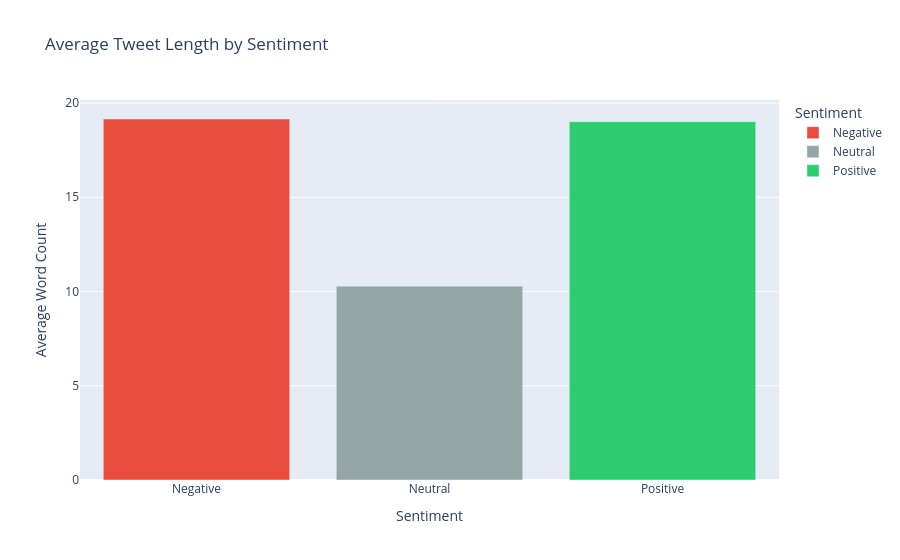

Source (notebook cell):
### Code cell
# Add a column for tweet length
df['tweet_length'] = df['content'].apply(lambda x: len(str(x).split()))

# Average tweet length by sentiment
length_by_sentiment = df.groupby('sentiment')['tweet_length'].mean().reset_index()
length_by_sentiment.columns = ['Sentiment', 'Average Word Count']

fig = px.bar(length_by_sentiment,
             x='Sentiment',
             y='Average Word Count',
             title='Average Tweet Length by Sentiment',
             color='Sentiment',
             color_discrete_map={
                 'Positive': '#2ecc71',
                 'Neutral': '#95a5a6',
                 'Negative': '#e74c3c'
             })
fig.show()

### Figure 1 — Plotly figure (JSON) as saved in the notebook; plotly's stock layout.template omitted (floating-point values rounded to 4 significant figures)
{"data": [{"hovertemplate": "Sentiment=%{x}<br>Average Word Count=%{y}<extra></extra>", "legendgroup": "Negative", "marker": {"color": "#e74c3c", "pattern": {"shape": ""}}, "name": "Negative", "orientation": "v", "showlegend": true, "textposition": "auto", "type": "bar", "x": ["Negative"], "xaxis": "x", "y": [19.15], "yaxis": "y"}, {"hovertemplate": "Sentiment=%{x}<br>Average Word Count=%{y}<extra></extra>", "legendgroup": "Neutral", "marker": {"color": "#95a5a6", "pattern": {"shape": ""}}, "name": "Neutral", "orientation": "v", "showlegend": true, "textposition": "auto", "type": "bar", "x": ["Neutral"], "xaxis": "x", "y": [10.29], "yaxis": "y"}, {"hovertemplate": "Sentiment=%{x}<br>Average Word Count=%{y}<extra></extra>", "legendgroup": "Positive", "marker": {"color": "#2ecc71", "pattern": {"shape": ""}}, "name": "Positive", "orientation": "v", "showlegend": true, "textposition": "auto", "type": "bar", "x": ["Positive"], "xaxis": "x", "y": [19.01], "yaxis": "y"}], "layout": {"autosize": true, "barmode": "relative", "legend": {"title": {"text": "Sentiment"}, "tracegroupgap": 0}, "title": {"text": "Average Tweet Length by Sentiment"}, "xaxis": {"anchor": "y", "autorange": true, "categoryarray": ["Negative", "Neutral", "Positive"], "categoryorder": "array", "domain": [0, 1], "range": [-0.5, 2.5], "title": {"text": "Sentiment"}, "type": "category"}, "yaxis": {"anchor": "x", "autorange": true, "domain": [0, 1], "range": [0, 20.16], "title": {"text": "Average Word Count"}, "type": "linear"}}}
